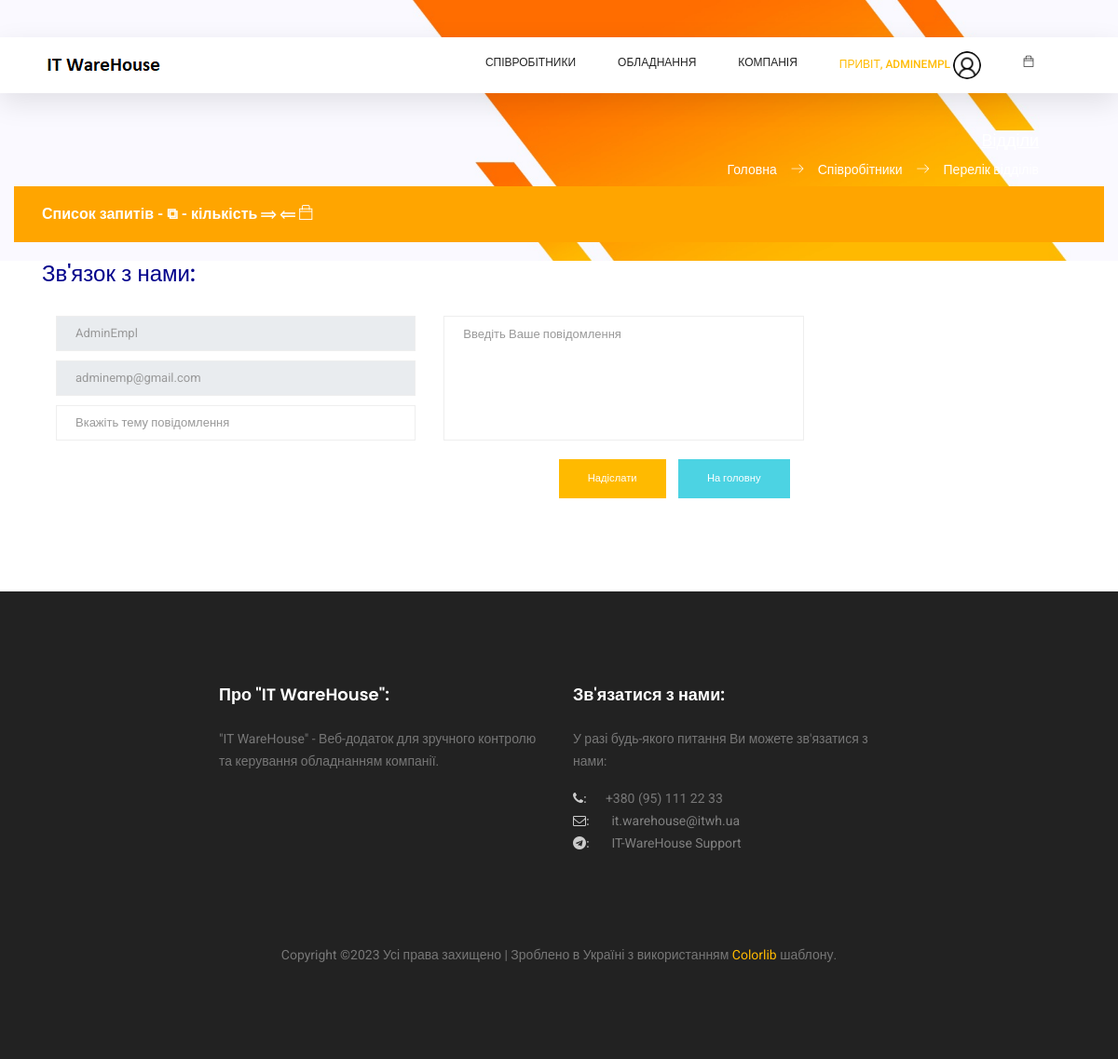
Page /contact_us (signed in) on the committed database.
### users/models.py (models this page shows, shortened)
class NewUser(AbstractBaseUser, PermissionsMixin):
    email = models.EmailField(_('email address'), unique=True)
    user_name = models.CharField(max_length=150, unique=True)
    start_date = models.DateTimeField(default=timezone.now)
    is_staff = models.BooleanField(default=False)
    is_active = models.BooleanField(default=False)
    is_employee = models.BooleanField(default=False)
    objects = CustomAccountManager()
    USERNAME_FIELD = 'email'
    REQUIRED_FIELDS = ['user_name']

### login/views.py (the view)
# urls.py: path('contact_us', contact_us, name='contact_us'),
@login_required
def contact_us(request):
    context = {
        'page_title': 'Відділи',
        'app_name': 'Співробітники',
        'page_name': 'Перелік відділів'
    }
    user_admin = 0
    if request.user.groups.filter(name='Admins').exists():
        user_admin = 1
    if request.method == 'POST':
        email_user = request.user.user_name
        email_from = request.user.email
        email_subject = request.POST.get('subject')
        email_message = request.POST.get('message')
        email_to = 'it.warehouse@itwh.ua'
        email_subject = 'Повідомлення з сайту: ' + email_subject
        msg_body = '''
            <h2>Повідомлення з сайту IT.WareHouse</h2>
            <hr />
            <h4 style="color: darkblue;">
        '''
        msg_body += 'Користувач: ' + email_user + '\n'
        msg_body += 'Текст повідомлення: '
        msg_body += email_message
        msg_body += '''
            </h4>
            <hr />
        '''
        success = send_mail(email_subject, '', email_from, [email_to], fail_silently=False, html_message=msg_body)
        if success:
            return redirect('/main/main_page/employees')
    else:
        context['user_admin'] = user_admin
        return render(request, 'login/contact_us.html', context=context)

### templates/login/contact_us.html (shortened to what this page needs)
{% extends '_layouts/base.html' %}
{% load static %}
{% block content %}
    <div class="container">
        <h3 class="text-heading" style="color: darkblue;">Зв'язок з нами:</h3>
        <div class="container">
	    <section class="contact_area section_gap_bottom">
			<div class="row">
				<div class="col-lg-9">
					<form class="row contact_form" action="/contact_us" method="post" id="contactForm">
						<div class="col-md-6">
							<div class="form-group">
								<input type="text" class="form-control" id="name" name="name"
                                       value="{{ request.user.user_name }}" disabled>
							</div>
							<div class="form-group">
								<input type="email" class="form-control" id="email" name="email"
                                       value="{{ request.user.email }}" disabled>
							</div>
							<div class="form-group">
								<input type="text" class="form-control" id="subject" name="subject"
                                       placeholder="Вкажіть тему повідомлення" onfocus="this.placeholder = ''"
                                       onblur="this.placeholder = 'Вкажіть тему повідомлення'" required>
							</div>
						</div>
						<div class="col-md-6">
							<div class="form-group">
								<textarea class="form-control" name="message" id="message" rows="1"
                                          placeholder="Введіть Ваше повідомлення" onfocus="this.placeholder = ''"
                                          onblur="this.placeholder = 'Текст повідомлення'" required></textarea>
							</div>
						</div>
						<div class="container">
							<section class="button-area">
								<div class="container button-group-area col-md-12 text-right">
									<input type="submit" value="Надіслати" class="genric-btn primary">
									<a href="/main/main_page/employees" class="genric-btn success">На головну</a>
								</div>
							</section>
						</div>
					</form>
				</div>
			</div>
	    </section>
        </div>
    </div>
{% endblock content %}

### templates/_layouts/header.html (shortened to what this page needs)
{% load static %}
<header class="header_area sticky-header">
	<div class="main_menu">
			<nav class="navbar navbar-expand-lg navbar-light main_box">
				<div class="container">
					<a class="navbar-brand logo_h" href="/">
						<img src="{% static 'static_f_1/img/logo.png' %}" alt="IT WareHouse Project Logo">
					</a>
					<div class="collapse navbar-collapse offset" id="navbarSupportedContent">
						<ul class="nav navbar-nav menu_nav ml-auto">
							{% if not user.is_authenticated %}
								<li class="nav-item"><a class="nav-link" href="/">Вхід до Системи</a></li>
							{% else %}
								{% if user_data.u_group == 'Admins' or user_admin == 1%}
								<li class="nav-item submenu dropdown">
									<a href="#" class="nav-link dropdown-toggle" data-toggle="dropdown" role="button"
									   aria-haspopup="true" aria-expanded="false">Співробітники</a>
								</li>
								{% endif %}
								<li class="nav-item submenu dropdown">
									<a href="#" class="nav-link dropdown-toggle" data-toggle="dropdown"
									   role="button" aria-haspopup="true" aria-expanded="false">Обладнання</a>
								</li>
								<li class="nav-item submenu dropdown">
									<a href="#" class="nav-link dropdown-toggle" data-toggle="dropdown" role="button"
									   aria-haspopup="true" aria-expanded="false">Компанія</a>
								</li>
								<li class="nav-item submenu dropdown active">
									<a href="#" class="nav-link dropdown-toggle" data-toggle="dropdown" role="button"
									   aria-haspopup="true" aria-expanded="false">
										<span>Привіт, {{ user.user_name }}</span>
										{% if employee_data.photo %}
										<span><span><img width="30px" height="30px" class="profile-img"
														 src="/media/{{ employee_data.photo }}" alt=""></span>
										</span>
										{% else %}
										<span><span><img width="30px" height="30px" class="profile-img"
													 src="/media/photos/default_user.jpg" alt=""></span>
										</span>
										{% endif %}
										</a>
								</li>
								<li class="nav-item submenu dropdown">
									<a href="#" class="nav-link dropdown-toggle">
										<span class="ti-bag"></span>
									</a>
								</li>
							{% endif %}
						</ul>
					</div>
				</div>
			</nav>
	</div>
</header>

### static/static_f_2/css/app.css (style rules this page uses)
a { text-decoration:none }
a,button { outline:0 }
.dropdown-toggle:after { color:#fff }
.form-group { margin-bottom:.7rem }

### templates/_layouts/header.html (style rules this page uses)
.header_area .navbar .nav .nav-item .nav-link { padding: 1px 0; }
.profile-img { object-fit: cover; border-radius: 15px; }

### rows in the picture
NewUser: user_name "ADMINEMPL", name "AdminEmpl", email "adminemp@gmail.com"

### other values in the picture
{{ app_name }} "Співробітники"
{{ page_name }} "Перелік відділів"
